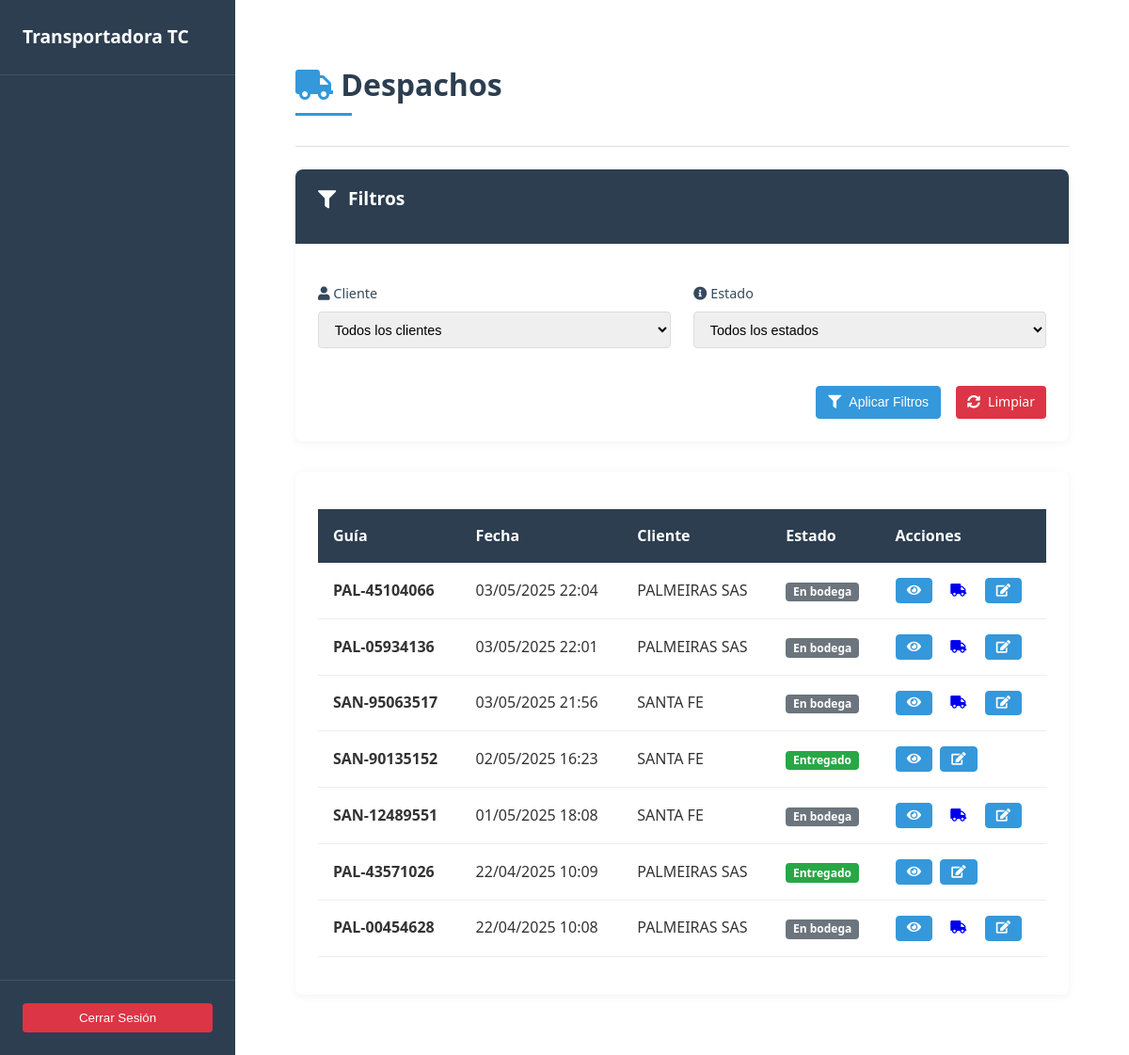
The app's page /despachos/, older data.
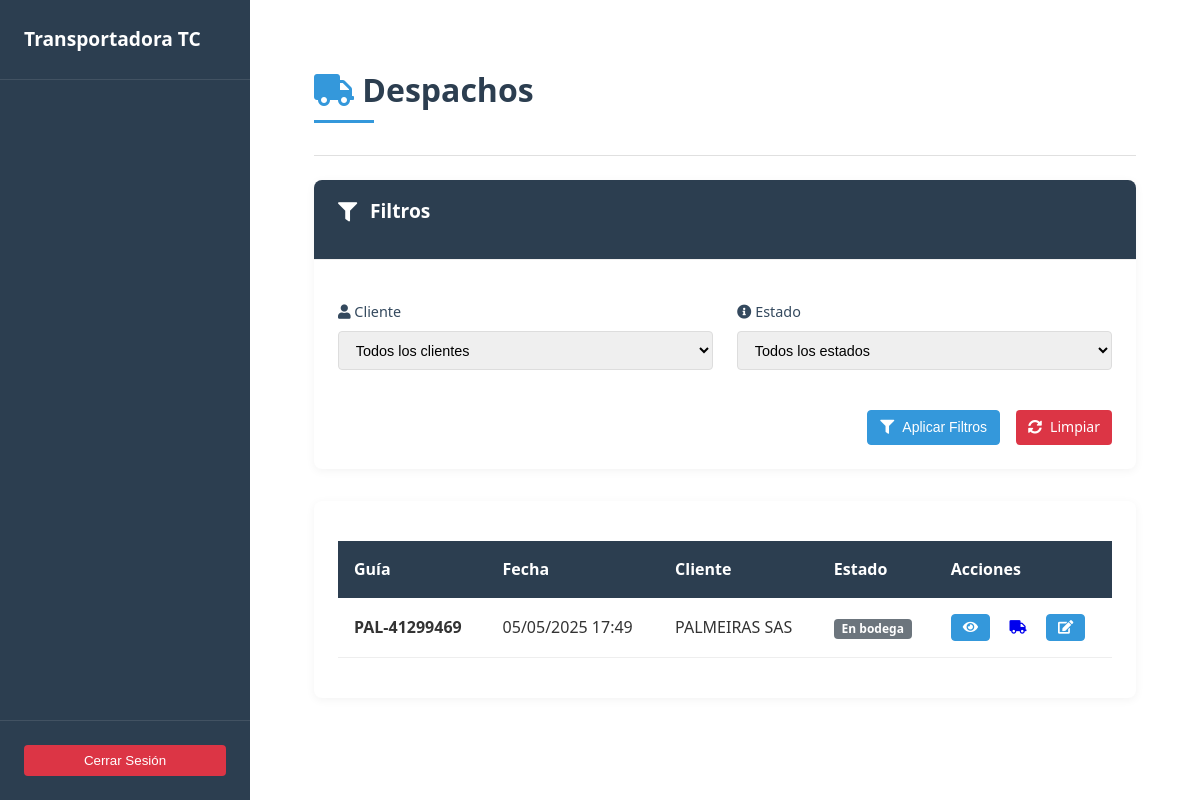
The same page, newer data.
### despachos/models.py (models this page shows, shortened)
class Despacho(models.Model):
    ESTADOS = (
        ('BODEGA', 'En bodega'),
        ('RUTA', 'En ruta'),
        ('ENTREGADO', 'Entregado'),
    )
    cliente = models.ForeignKey(Cliente, on_delete=models.CASCADE, related_name='despachos')
    fecha_creacion = models.DateTimeField(auto_now_add=True)
    guia = models.CharField(max_length=20, unique=True, blank=True)
    estado = models.CharField(max_length=20, choices=ESTADOS, default='BODEGA')
    valor_flete = models.DecimalField(max_digits=10, decimal_places=2, blank=True, null=True)
    observaciones = models.TextField(blank=True, null=True)
    placa_camion = models.CharField(max_length=20, default='')
    nombre_conductor = models.CharField(max_length=50, blank=True, null=True, default='')

### clientes/models.py (models this page shows, shortened)
class Cliente(models.Model):
    nit = models.CharField(max_length=255, default="", unique=True, blank=False)
    nombre = models.CharField(max_length=255, blank=False)
    email = models.EmailField()
    telefono = models.CharField(max_length=15)
    ciudad = models.CharField(max_length=255)
    direccion = models.CharField(max_length=255)
    proveedores = models.ManyToManyField(Proveedor, related_name="clientes", blank=True)
    fecha_creacion = models.DateTimeField(auto_now_add=True)

### despachos/views.py (the view)
# urls.py: path('', views.lista_despachos, name='lista_despachos'),
def lista_despachos(request, cliente_nombre=None):
    despachos = Despacho.objects.all().order_by('-fecha_creacion')
    cliente = None
    estados = Despacho.ESTADOS
    if cliente_nombre:
        cliente = get_object_or_404(Cliente, nombre=cliente_nombre)
        despachos = despachos.filter(cliente=cliente)
    estado_filter = request.GET.get('estado')
    if estado_filter:
        despachos = despachos.filter(estado=estado_filter)
    stats = {
        'total_despachos': 0,
        'en_bodega': 0,
        'en_ruta': 0,
        'entregados': 0
    }
    if cliente:
        stats['total_despachos'] = despachos.count()
        stats['en_bodega'] = despachos.filter(estado='BODEGA').count()
        stats['en_ruta'] = despachos.filter(estado='RUTA').count()
        stats['entregados'] = despachos.filter(estado='ENTREGADO').count()
    paginator = Paginator(despachos, 15)  # 15 items por página
    page_number = request.GET.get('page')
    page_obj = paginator.get_page(page_number)
    context = {
        'despachos': page_obj,
        'cliente': cliente,
        'clientes': Cliente.objects.all(),
        'estados': estados,
        **stats
    }
    return render(request, 'despachos/lista_despachos.html', context)

### main/templatetags/auth_extras.py (called while the page is built)
@register.filter(name='in_group')
def in_group(user, group_name):
    return user.groups.filter(name=group_name).exists()

### despachos/templates/despachos/lista_despachos.html (shortened to what the changed rows need)
{% extends 'base.html' %}
{% load auth_extras %}
{% load static %}
{% block content %}
<link rel="stylesheet" href="{% static 'css/styles.css' %}">
<main class="main-content">
    <header class="content__header content__header--flex">
        <div>
            <h1 class="content__title">
                <i class="fas fa-truck"></i> Despachos
            </h1>
        </div>
    </header>
    <section class="content__body">
        <div class="card">
            <div class="card__body">
                {% if despachos %}
                <div class="table-responsive">
                    <table class="data-table">
                        <thead>
                            <tr>
                                <th>Guía</th>
                                <th>Fecha</th>
                                <th>Cliente</th>
                                <th>Estado</th>
                                <th>Acciones</th>
                            </tr>
                        </thead>
                        <tbody>
                            {% for despacho in despachos %}
                            <tr>
                                <td data-label="Guía">
                                    <strong>{{ despacho.guia }}</strong>
                                </td>
                                <td data-label="Fecha">{{ despacho.fecha_creacion|date:"d/m/Y H:i" }}</td>
                                <td data-label="Cliente">{{ despacho.cliente.nombre }}</td>
                                <td data-label="Estado">
                                    <span class="badge
                                        {% if despacho.estado == 'ENTREGADO' %}bg-success
                                        {% elif despacho.estado == 'RUTA' %}bg-warning
                                        {% else %}bg-secondary{% endif %}">
                                        {{ despacho.get_estado_display }}
                                    </span>
                                </td>
                                <td data-label="Acciones">
                                    <div class="actions-group">
                                        <a href="{% url 'detalle_despacho' despacho.pk %}"
                                           class="btn btn--primary btn--sm"
                                           title="Ver detalle">
                                            <i class="fas fa-eye"></i>
                                        </a>
                                        {% if despacho.estado == 'BODEGA' %}
                                        <a href="{% url 'cambiar_estado_despacho' despacho.pk 'RUTA' %}"
                                           class="btn btn--warning btn--sm"
                                           title="Marcar como En Ruta">
                                            <i class="fas fa-truck"></i>
                                        </a>
                                        {% elif despacho.estado == 'RUTA' %}
                                        <a href="{% url 'cambiar_estado_despacho' despacho.pk 'ENTREGADO' %}"
                                           class="btn btn--success btn--sm"
                                           title="Marcar como Entregado">
                                            <i class="fas fa-check-circle"></i>
                                        </a>
                                        {% endif %}
                                        <a href="{% url 'editar_despacho' despacho.pk %}"
                                           class="btn btn--primary btn--sm"
                                           title="Editar despacho">
                                            <i class="fas fa-edit"></i>
                                        </a>
                                    </div>
                                </td>
                            </tr>
                            {% endfor %}
                        </tbody>
                    </table>
                </div>
                {% endif %}
            </div>
        </div>
    </section>
</main>
{% endblock %}

Row changes from the older to the newer data that the page shows:
removed Despacho: guia "PAL-45104066", fecha_creacion "03/05/2025 22:04", cliente.nombre "PALMEIRAS SAS", estado "En bodega"
removed Despacho: guia "PAL-05934136", fecha_creacion "03/05/2025 22:01", cliente.nombre "PALMEIRAS SAS", estado "En bodega"
removed Despacho: guia "SAN-95063517", fecha_creacion "03/05/2025 21:56", cliente.nombre "SANTA FE", estado "En bodega"
removed Despacho: guia "SAN-90135152", fecha_creacion "02/05/2025 16:23", cliente.nombre "SANTA FE", estado "Entregado"
removed Despacho: guia "SAN-12489551", fecha_creacion "01/05/2025 18:08", cliente.nombre "SANTA FE", estado "En bodega"
removed Despacho: guia "PAL-43571026", fecha_creacion "22/04/2025 10:09", cliente.nombre "PALMEIRAS SAS", estado "Entregado"
removed Despacho: guia "PAL-00454628", fecha_creacion "22/04/2025 10:08", cliente.nombre "PALMEIRAS SAS", estado "En bodega"
added Despacho: guia "PAL-41299469", fecha_creacion "05/05/2025 17:49", cliente.nombre "PALMEIRAS SAS", estado "En bodega"
